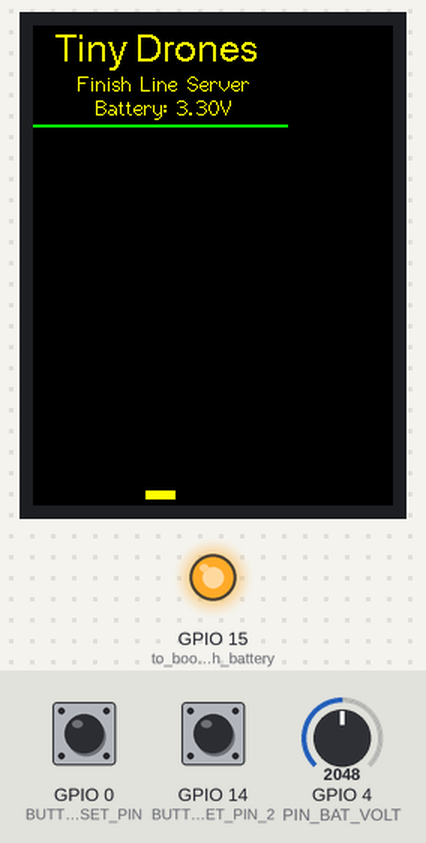
This sketch was run on a simulated ESP32. On the bench: 240×320 colour display, output pins drawn as LEDs (lit = HIGH). Inputs (shaded band) come from the test bench; at power-on: GPIO 0 (BUTTON_RESET_PIN) HIGH, GPIO 14 (BUTTON_RESET_PIN_2) HIGH, GPIO 4 (PIN_BAT_VOLT) = 2048. What the sketch prints to the serial monitor is not drawn.

Above: at 1.4 s.
1.5 s: GPIO 0 (BUTTON_RESET_PIN) pulled LOW for 0.15 s
3.1 s: GPIO 14 (BUTTON_RESET_PIN_2) pulled LOW for 0.15 s
At 3.7 s:
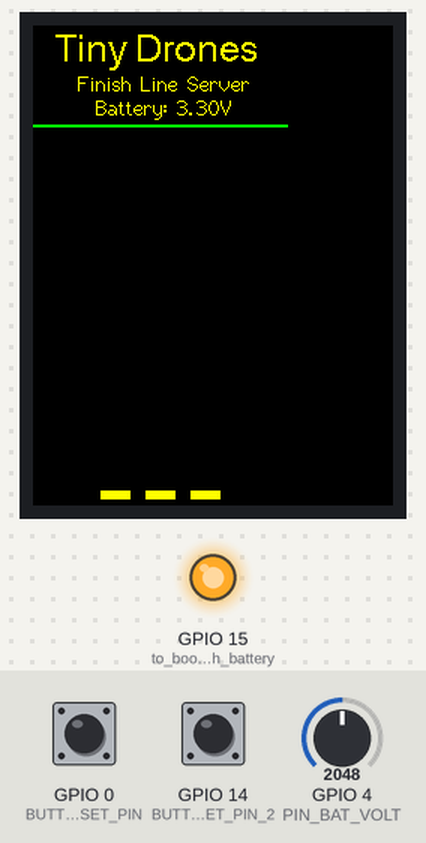
Timing chart, 0 to 6.1 s (numbered marks = the images above; inputs shaded):
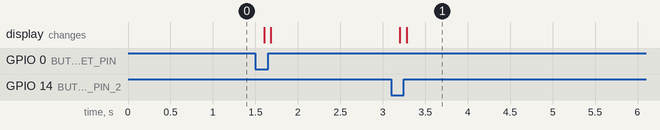

Measured:
- after the input at 3.1 s, the display: first changes after 0.10 s (image 1 shows a later state)

The sketch:

FinishServer_S3.ino
```cpp
#include <SPI.h>
#include <WiFi.h>
#include <esp_now.h>
#include <TFT_eSPI.h> // Graphics and font library for ST7735 driver chip
#include <esp_adc_cal.h>

#define PIN_BAT_VOLT 4

esp_now_peer_info_t peerInfo;
uint8_t address_Pilot_1[] = {0x08, 0x3A, 0x8D, 0x96, 0x40, 0x58}; //08:3A:8D:96:40:58
uint8_t address_Pilot_2[] = {0xB0, 0xB2, 0x1C, 0xF8, 0xB5, 0xC4}; //B0:B2:1C:F8:B5:C4
uint8_t address_Pilot_3[] = {0xB0, 0xB2, 0x1C, 0xF8, 0xBC, 0x48}; //B0:B2:1C:F8:BC:48
uint8_t address_Pilot_4[] = {0xB0, 0xB2, 0x1C, 0xF8, 0xAE, 0x88}; //B0:B2:1C:F8:AE:88
uint8_t address_Pilot_5[] = {0x40, 0x22, 0xD8, 0x07, 0x9C, 0x4C}; //40:22:D8:07:9C:4C TEST ID
uint8_t address_Pilot_6[] = {0xFC, 0xB4, 0x67, 0x4E, 0x7A, 0xF0}; //FC:B4:67:4E:7A:F0 SPARE 1

TFT_eSPI tft = TFT_eSPI();  // Invoke library, pins defined in User_Setup.h

#define BUTTON_RESET_PIN  0
#define BUTTON_RESET_PIN_2  14

typedef struct {
    uint8_t modeNum;
    volatile bool isReset;
} out_struct;

out_struct outMessage;

void IRAM_ATTR OnResetMode_0() {
  static unsigned long last_interrupt_time = 0;
  unsigned long interrupt_time = millis();
  if (interrupt_time - last_interrupt_time > 250)
  {
    outMessage.modeNum = 0;
    outMessage.isReset = true;
  }
  last_interrupt_time = interrupt_time;
}

void IRAM_ATTR OnResetMode_1() {
  static unsigned long last_interrupt_time = 0;
  unsigned long interrupt_time = millis();
  if (interrupt_time - last_interrupt_time > 250)
  {
    outMessage.modeNum = 1;
    outMessage.isReset = true;
  }
  last_interrupt_time = interrupt_time;
}

void setup(void) {
  Serial.begin(115200);
  pinMode(15, OUTPUT); // to boot with battery...
  digitalWrite(15, 1);
  tft.init();
  tft.setRotation(0);
  DrawDefaultScreen();
  pinMode(BUTTON_RESET_PIN, INPUT_PULLUP);
  pinMode(BUTTON_RESET_PIN_2, INPUT_PULLUP);
  attachInterrupt(digitalPinToInterrupt(BUTTON_RESET_PIN), OnResetMode_0, FALLING);
  attachInterrupt(digitalPinToInterrupt(BUTTON_RESET_PIN_2), OnResetMode_1, FALLING);

  outMessage.modeNum = 0;
  outMessage.isReset = false;

  WiFi.mode(WIFI_STA);
  Serial.println("Tiny Drones - Race Finisher Server");
  Serial.print("ESP Board MAC Address:  ");
  Serial.println(WiFi.macAddress());

  if (esp_now_init() != ESP_OK) {
    tft.setTextFont(2);
    tft.fillScreen(TFT_RED);
    tft.setTextColor(TFT_BLACK);
    tft.setCursor(3,0,2);
    tft.println("Error init ESP-NOW");
    return;
  }
  else{
    esp_now_register_send_cb(OnDataSent);

    // register peer
    AddMacToServer(address_Pilot_1);
    AddMacToServer(address_Pilot_2);
    AddMacToServer(address_Pilot_3);
    AddMacToServer(address_Pilot_4);
    AddMacToServer(address_Pilot_5);
    AddMacToServer(address_Pilot_6);

    esp_now_register_recv_cb(OnDataRecv);
  }
}

void loop() {
  if(outMessage.isReset){
    //esp_err_t result = esp_now_send(0, (uint8_t *) &outMessage, sizeof(outMessage));
    esp_err_t result;
    result = esp_now_send(address_Pilot_1, (uint8_t *) &outMessage, sizeof(outMessage));
    delay(20);
    result = esp_now_send(address_Pilot_2, (uint8_t *) &outMessage, sizeof(outMessage));
    delay(20);
    result = esp_now_send(address_Pilot_3, (uint8_t *) &outMessage, sizeof(outMessage));
    delay(20);
    result = esp_now_send(address_Pilot_4, (uint8_t *) &outMessage, sizeof(outMessage));
    delay(20);
    result = esp_now_send(address_Pilot_5, (uint8_t *) &outMessage, sizeof(outMessage));
    delay(20);
    result = esp_now_send(address_Pilot_6, (uint8_t *) &outMessage, sizeof(outMessage));
    outMessage.isReset = false;
    DrawDefaultScreen();
  }
}

void OnDataSent(const uint8_t *mac_addr, esp_now_send_status_t status) {
  char macStr[18];
  Serial.print("Packet from: ");
  // Copies the sender mac address to a string
  snprintf(macStr, sizeof(macStr), "%02X:%02X:%02X:%02X:%02X:%02X",
           mac_addr[0], mac_addr[1], mac_addr[2], mac_addr[3], mac_addr[4], mac_addr[5]);
  Serial.print(macStr);
  Serial.print(" send status:\t");
  Serial.println(status == ESP_NOW_SEND_SUCCESS ? "Delivery Success" : "Delivery Fail");
}

void OnDataRecv(const uint8_t * mac_addr, const uint8_t *incomingData, int len) {
  char macStr[18];
  Serial.print("Packet received from: ");
  snprintf(macStr, sizeof(macStr), "%02X:%02X:%02X:%02X:%02X:%02X",
           mac_addr[0], mac_addr[1], mac_addr[2], mac_addr[3], mac_addr[4], mac_addr[5]);
  Serial.println(macStr);
  String pilot = "";
  memcpy(&pilot, incomingData, sizeof(pilot));
  if(pilot != ""){
    tft.println(String("     " + pilot));
  }
}

void AddMacToServer(uint8_t mac[]){
  // register peer
  memcpy(peerInfo.peer_addr, mac, 6);
  peerInfo.channel = 0;
  peerInfo.encrypt = false;

  if (esp_now_add_peer(&peerInfo) != ESP_OK){
    char macStr[18];
    snprintf(macStr, sizeof(macStr), "%02X:%02X:%02X:%02X:%02X:%02X",
      mac[0], mac[1], mac[2], mac[3], mac[4], mac[5]);
    Serial.print("Failed to add peer: ");
    Serial.println(macStr);
    return;
  }
}

void DrawDefaultScreen(){
  tft.fillScreen(TFT_BLACK);
  tft.setCursor(0, 5, 4);
  tft.setTextColor(TFT_YELLOW);
  tft.setTextFont(4);
  tft.println("   Tiny Drones ");
  tft.setTextFont(2);
  tft.println("     Finish Line Server");
  BatteryValue();
  DrawMode();
  tft.fillRect(0, 66, 170, 2, TFT_GREEN);
  tft.setCursor(0, 80, 4);
  tft.setTextColor(TFT_YELLOW);
  tft.setTextFont(4);
}

void DrawMode(){
  if(outMessage.modeNum == 0){
    tft.fillRect(75, 310, 20, 6, TFT_YELLOW); //2
  }
  else{
    tft.fillRect(45, 310, 20, 6, TFT_YELLOW); //1
    tft.fillRect(75, 310, 20, 6, TFT_YELLOW); //2
    tft.fillRect(105, 310, 20, 6, TFT_YELLOW); //3
  }
}
void BatteryValue(){
  esp_adc_cal_characteristics_t adc_chars;

  // Get the internal calibration value of the chip
  esp_adc_cal_value_t val_type = esp_adc_cal_characterize(ADC_UNIT_1, ADC_ATTEN_DB_11, ADC_WIDTH_BIT_12, 1100, &adc_chars);
  uint32_t raw = analogRead(PIN_BAT_VOLT);
  uint32_t v1 = esp_adc_cal_raw_to_voltage(raw, &adc_chars) * 2; //The partial pressure is one-half

  // If the battery is not connected, the ADC detects the charging voltage of TP4056, which is inaccurate.
  // Can judge whether it is greater than 4300mV. If it is less than this value, it means the battery exists.
  if (v1 > 4300) {
      tft.print("          USB mode");
    //tft.print("   No battery connected!");
  } else {
      tft.print("       Battery: ");
      float batt = (v1 * 1.0) /1000;
      tft.print(String(batt, 2));
      tft.print("V");
      Serial.println(String(batt,2));
      Serial.println(v1);
  }
}
```
